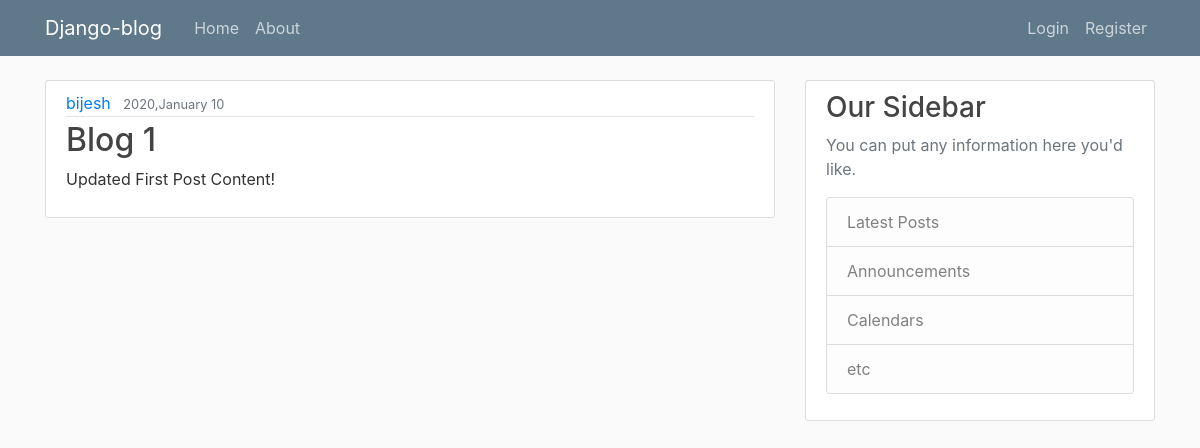
The app's page /post/1/ with its own data.
### blog/models.py (models this page shows, shortened)
class Post(models.Model):
    title = models.CharField(max_length=100)
    content = models.TextField()
    date_posted = models.DateTimeField(default=timezone.now)
    author = models.ForeignKey(User, on_delete=models.CASCADE)

### blog/views.py (the view)
# urls.py: path('post/<int:pk>/', PostDetailView.as_view(), name="post-detail"),
class PostDetailView(DetailView):
    model = Post

### blog/templates/blog/post_detail.html (shortened to what this page needs)
{% extends "blog/base.html" %}
{% block content%}
<article class="media content-section">
    <div class="media-body">
        <div class="article-metadata">
            <a class="mr-2" href="{% url 'user-posts' object.author.username %}">{{ object.author }}</a>
            <small class="text-muted">{{ object.date_posted|date:"Y,F d" }}</small>
        </div>
        <h2 class="article-title">{{ object.title }}</a></h2>
        <p class="article-content">{{ object.content }}</p>
    </div>
</article>
{% endblock content %}

### blog/static/blog/main.css (style rules this page uses)
body { background: #fafafa; color: #333333; margin-top: 5rem; }
h1, h2, h3, h4, h5, h6 { color: #444444; }
.content-section { background: #ffffff; padding: 10px 20px; border: 1px solid #dddddd; border-radius: 3px; margin-bottom: 20px; }
.article-title { color: #444444; }
.article-content { white-space: pre-line; }
.article-metadata { padding-bottom: 1px; margin-bottom: 4px; border-bottom: 1px solid #e3e3e3 }

### records on screen
Post: author "bijesh", date_posted "2020,January 10", title "Blog 1", content "Updated First Post Content!"
